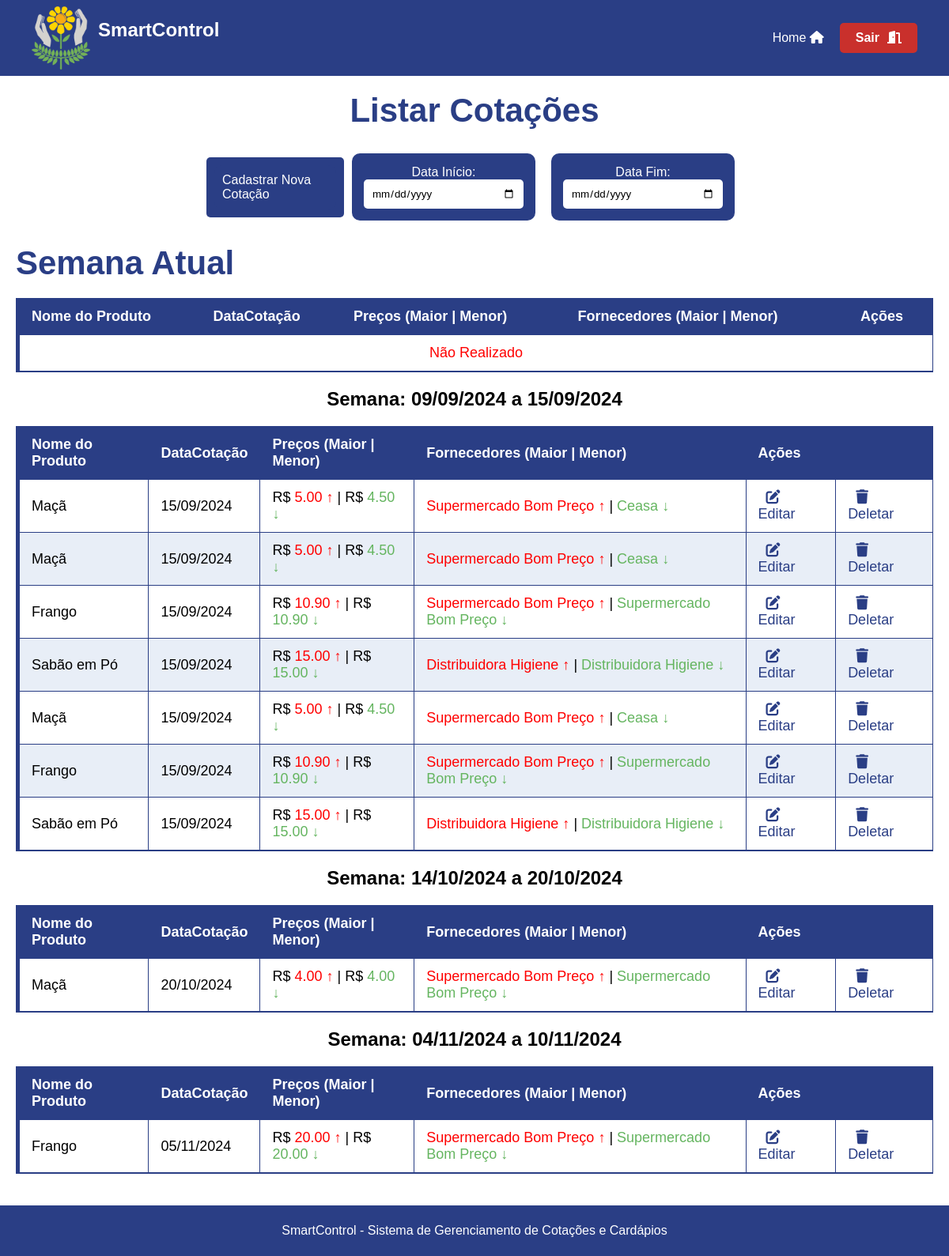
The page /assets/view/pages/cotacoes/listarCotacoes/listarCotacoes.php (signed in) on the database its author committed.
### tables this page shows
CREATE TABLE `produtos` (
  `id` int(11) NOT NULL,
  `nome` varchar(100) NOT NULL,
  `categoria` varchar(100) DEFAULT NULL,
  `unidade_medida` enum('CX','UN','KG','MC','SC','BDJ','CBÇ') NOT NULL,
  `data_criacao` timestamp NOT NULL DEFAULT current_timestamp()
);

CREATE TABLE `cotas` (
  `id` int(11) NOT NULL,
  `produto_id` int(11) NOT NULL,
  `fornecedor_id` int(11) NOT NULL,
  `preco_unitario` decimal(10,2) NOT NULL,
  `quantidade` decimal(10,2) NOT NULL,
  `data_cotacao` date NOT NULL
);

CREATE TABLE `fornecedores` (
  `id` int(11) NOT NULL,
  `nome` varchar(100) NOT NULL,
  `endereco` varchar(255) DEFAULT NULL,
  `telefone` varchar(15) DEFAULT NULL,
  `whatsapp` varchar(15) DEFAULT NULL,
  `email` varchar(100) DEFAULT NULL,
  `ramo_atuacao` varchar(100) DEFAULT NULL,
  `data_criacao` timestamp NOT NULL DEFAULT current_timestamp()
);

### assets/model/Usuario.php (called while the page is built, shortened)
<?php
abstract class Usuario {
    protected $tipo_usuario;
    public function getTipoUsuario() {
        return $this->tipo_usuario;
    }
}
?>

### assets/model/pdo/DataBase.php (called while the page is built, shortened)
<?php
class Database {
    private $host = 'localhost';
    private $dbname = 'sistema_apae';
    private $username = 'root';
    private $password = '';
    public $conn;
    public function __construct()
    {
        try {
            $this->conn = new PDO("mysql:host=$this->host;dbname=$this->dbname", $this->username, $this->password);
            $this->conn->setAttribute(PDO::ATTR_ERRMODE, PDO::ERRMODE_EXCEPTION);
        } catch (PDOException $exception) {
            echo "Erro na conexão: " . $exception->getMessage();
        }
    }
    public function read($table, $columns = "*", $id = null) {
        $sql = "SELECT $columns FROM $table";
        try {
            $stmt = $this->conn->prepare($sql);
            $stmt->execute();
            return $stmt->fetchAll(PDO::FETCH_ASSOC);
        } catch (PDOException $exception) {
            echo "Erro ao ler: " . $exception->getMessage();
            return false;
        }
    }
}
?>

### assets/controller/userController.php (called while the page is built, shortened)
<?php
require_once __DIR__ . '/../model/Usuario.php';
require_once __DIR__ . '/../model/pdo/DataBase.php';
class ControladorUsuarios
{
    private $banco;
    public function __construct() {
        $this->banco = new DataBase;
    }
    public function obterPermissoes($tipo_usuario) {
        $conn = $this->banco->conn;
        $sql = "SELECT * FROM permissoes WHERE tipo_usuario = :tipo_usuario";
        $stmt = $conn->prepare($sql);
        $stmt->bindParam(":tipo_usuario", $tipo_usuario);
        $stmt->execute();
        $permissoes = $stmt->fetch(PDO::FETCH_ASSOC);
        return $permissoes;
    }
}
?>

### assets/model/utils.php (called while the page is built)
<?php
require_once __DIR__ . "/../controller/userController.php";
function verificarPermissao($tipo_usuario, $acao) {
    $controler = new ControladorUsuarios();
    $permissoes = $controler->obterPermissoes($tipo_usuario);
    return isset($permissoes[$acao]) && $permissoes[$acao] == 1;
}
?>

### assets/model/Cotas.php (called while the page is built, shortened)
<?php
class Cota {
    private $id;
    private $produtoId;
    private $fornecedorId;
    private $precoUnitario;
    private $dataCotacao;
    public function __construct($id, $produtoId, $fornecedorId, $precoUnitario, $quantidade, $dataCotacao) {
        $this->id = $id;
        $this->produtoId = $produtoId;
        $this->fornecedorId = $fornecedorId;
        $this->precoUnitario = $precoUnitario;
        $this->dataCotacao = $dataCotacao;
    }
    public function getId() {
        return $this->id;
    }
    public function getProdutoId() {
        return $this->produtoId;
    }
    public function getFornecedorId() {
        return $this->fornecedorId;
    }
    public function getPrecoUnitario() {
        return $this->precoUnitario;
    }
    public function getDataCotacao() {
        return $this->dataCotacao;
    }
}
?>

### assets/controller/cotacaoController.php (called while the page is built, shortened)
<?php
require_once __DIR__ . '/../model/pdo/DataBase.php';
require_once __DIR__ . '/../model/Cotas.php';
class ControladorCotacao {
    private $bd;
    public function __construct() {
        $this->bd = new Database();
    }
    public function verCotas() {
        $todasCotas = $this->bd->read("cotas");
        $arr = [];
        foreach($todasCotas as $cota) {
            $novaCota = new Cota($cota['id'], $cota['produto_id'], $cota['fornecedor_id'], $cota['preco_unitario'], $cota['quantidade'], $cota['data_cotacao']);
            $arr[] = $novaCota;
        }
        return $arr;
    }
}
?>

### assets/controller/produtoController.php (called while the page is built, shortened)
<?php
require_once __DIR__ . '/../model/pdo/DataBase.php';
require_once __DIR__ .'/../model/produto.php';
class ControladorProdutos{
    private $bd;
    public function __construct() {
        $this->bd = new Database();
    }
    public function verProdutos(){
        $todosProdutos = $this->bd->read("produtos");
        $arr = [];
        foreach($todosProdutos as $produto){
            $novoProduto = new Produto($produto['id'], $produto['nome'], $produto['categoria'], $produto['unidade_medida'], $produto['data_criacao']);
            $arr[] = $novoProduto;
        }
        return $arr;
    }
}
?>

### assets/model/Produto.php (called while the page is built, shortened)
<?php
class Produto {
    private $nome;
    public function __construct($id, $nome, $categoria, $un, $dt_criacao) {
        $this->nome = $nome;
    }
    public function getNome() {
        return $this->nome;
    }
}
?>

### assets/controller/fornecedorController.php (called while the page is built, shortened)
<?php
require_once __DIR__ . '/../model/pdo/DataBase.php';
require_once __DIR__ . '/../model/Fornecedor.php';
class ControladorFornecedor{
    private $bd;
    public function __construct() {
        $this->bd = new Database();
    }
    public function verFornecedor(){
        $todosFornecedores = $this->bd->read("fornecedores");
        $arr = [];
        foreach($todosFornecedores as $fornecedor){
            $novoFornecedor = new Fornecedor($fornecedor['id'], $fornecedor['nome'],$fornecedor['endereco'], $fornecedor['telefone'], $fornecedor['whatsapp'], $fornecedor['email'], $fornecedor['ramo_atuacao'], $fornecedor['data_criacao']);
            $arr[] = $novoFornecedor;
        }
        return $arr;
    }
    public function verFornecedorPorId($id) {
        $fornecedores = $this->verFornecedor();
        foreach ($fornecedores as $fornecedor) {
            if ($fornecedor->getId() == $id) {
                return $fornecedor;
            }
        }
        return null;
    }
}
?>

### assets/model/Fornecedor.php (called while the page is built, shortened)
<?php
class Fornecedor {
    private $id;
    private $nome;
    public function __construct($id, $nome, $endereco, $telefone, $whatsapp, $email, $ramo_atuacao, $data_criacao) {
        $this->id = $id;
        $this->nome = $nome;
    }
    public function getId() {
        return $this->id;
    }
    public function getNome() {
        return $this->nome;
    }
}
?>

### assets/view/pages/cotacoes/listarCotacoes/listarCotacoes.php (the view, shortened to what this page needs)
<?php
require_once __DIR__ . '/../../../../controller/cotacaoController.php';
require_once __DIR__ . '/../../../../controller/produtoController.php';
require_once __DIR__ . '/../../../../controller/fornecedorController.php';
require_once __DIR__ . "/../../../../controller/pageController.php";
require_once __DIR__ . "/../../../../controller/userController.php";
require_once __DIR__ . "/../../../../model/utils.php";
$controladorCotacao = new ControladorCotacao();
$cotas = $controladorCotacao->verCotas();
$user = $_SESSION['user'];
$tipo_usuario = $user->getTipoUsuario();
$podeGerenciarCotacoes = verificarPermissao($tipo_usuario, 'gerenciar_cotacoes');
function calcularMaiorMenorPreco($cotas) {
    $resultados = [];
    foreach ($cotas as $cotacao) {
        $produtoId = $cotacao->getProdutoId();
        $preco = $cotacao->getPrecoUnitario();
        $fornecedorId = $cotacao->getFornecedorId();
        if (!isset($resultados[$produtoId])) {
            $resultados[$produtoId] = [
                "maior_preco" => $preco,
                "menor_preco" => $preco,
                "fornecedor_maior" => $fornecedorId,
                "fornecedor_menor" => $fornecedorId
            ];
        } else {
            if ($preco > $resultados[$produtoId]["maior_preco"]) {
                $resultados[$produtoId]["maior_preco"] = $preco;
                $resultados[$produtoId]["fornecedor_maior"] = $fornecedorId;
            }
            if ($preco < $resultados[$produtoId]["menor_preco"]) {
                $resultados[$produtoId]["menor_preco"] = $preco;
                $resultados[$produtoId]["fornecedor_menor"] = $fornecedorId;
            }
        }
    }
    return $resultados;
}
function construirTabelas($cotas) {
    $semanas = [];
    foreach ($cotas as $cota) {
        $dataCotacao = new DateTime($cota->getDataCotacao());
        $semanaInicio = clone $dataCotacao;
        $semanaInicio->modify('monday this week');
        $semanaFim = clone $semanaInicio;
        $semanaFim->modify('sunday this week');
        $semana = $semanaInicio->format("d/m/Y") . " a " . $semanaFim->format("d/m/Y");
        if (!isset($semanas[$semana])) {
            $semanas[$semana] = [];
        }
        $semanas[$semana][] = $cota;
    }
    foreach ($semanas as $semana => $cotasDaSemana) {
        echo "<h2>Semana: $semana</h2>";
        echo "<table border='1'>";
        echo '
        <thead>
            <tr>
                <th>Nome do Produto</th>
                <th>DataCotação</th>
                <th>Preços (Maior | Menor)</th>
                <th>Fornecedores (Maior | Menor)</th>
                <?php if ($podeGerenciarCotacoes): ?>
                <th colspan="2">Ações</th>
                <?php endif; ?>
            </tr>
        </thead>';
        foreach ($cotasDaSemana as $cotacao) {
            $produtoId = $cotacao->getProdutoId();
            $controladorProduto = new ControladorProdutos();
            $controladorFornecedor = new ControladorFornecedor();
            $produtoNome = '';
            $user = $_SESSION['user'];
            $tipo_usuario = $user->getTipoUsuario();
            $podeGerenciarCotacoes = verificarPermissao($tipo_usuario, 'gerenciar_cotacoes');
            $precosFiltrados = calcularMaiorMenorPreco($cotasDaSemana);
            $maiorPreco = $precosFiltrados[$produtoId]['maior_preco'];
            $menorPreco = $precosFiltrados[$produtoId]['menor_preco'];
            $fornecedorMaiorPreco = $controladorFornecedor->verFornecedorPorId($precosFiltrados[$produtoId]['fornecedor_maior'])->getNome();
            $fornecedorMenorPreco = $controladorFornecedor->verFornecedorPorId($precosFiltrados[$produtoId]['fornecedor_menor'])->getNome();
            foreach ($controladorProduto->verProdutos() as $produto) {
                if ($produtoId == $produto->getId()) {
                    $produtoNome = $produto->getNome();
                }
            }
            $dataCotacao = date("d/m/Y", strtotime($cotacao->getDataCotacao()));
            echo "<tr>";
            echo "<td>{$produtoNome}</td>";
            echo "<td>{$dataCotacao}</td>";
            echo "<td>R$ <span class='maior-preco'>{$maiorPreco} ↑</span> | R$ <span class='menor-preco'>{$menorPreco} ↓</span></td>";
            echo "<td> <span class='maior-preco'>{$fornecedorMaiorPreco} ↑</span> | <span class='menor-preco'>{$fornecedorMenorPreco} ↓</span></td>";
            if ($podeGerenciarCotacoes) {
                echo "<td> <a href='../editarCotacoes/editCotacoes.php?id={$cotacao->getId()}'class='acao-editar'><i class='fas fa-edit'></i> Editar </a></td>";
                echo "<td> <a href='../deletarCotacoes/delCotacoes.php?id={$cotacao->getId()}'class='acao-deletar'><i class='fas fa-trash'></i> Deletar </a></td>";
            }
            echo "</tr>";
        }
        echo "</table>";
    }
}
?>
<!DOCTYPE html>
<html lang="pt-BR">
<head>
    <link rel="stylesheet" href="../../styles/ListarStyle.css">
    <link rel="stylesheet" href="https://cdnjs.cloudflare.com/ajax/libs/font-awesome/6.0.0-beta3/css/all.min.css">
</head>
<body>
<main>
    <h1>Listar Cotações</h1>
    <section class="search">
        <?php if ($podeGerenciarCotacoes): ?>
            <section class="add-quote">
                <a href="../cadastrarCotacoes/cadCotacoes.php" class="add-quote-btn">Cadastrar Nova Cotação</a>
            </section>
                <?php endif; ?>
            <section class="input-filter-date">
                <label for="dataInicio">Data Início:</label>
                <input type="date" id="dataInicio" name="dataInicio">
            </section>
            <section class="input-filter-date">
                <label for="dataFim">Data Fim:</label>
                <input type="date" id="dataFim" name="dataFim">
            </section>
    </section>
    <table>
        <thead>
            <?php if (!isset($cotasFiltradas)): ?>
                <h1 class="table-title">Semana Atual</h1>
            <?php endif; ?>
            <tr>
                <th>Nome do Produto</th>
                <th>DataCotação</th>
                <th>Preços (Maior | Menor)</th>
                <th>Fornecedores (Maior | Menor)</th>
                <?php if ($podeGerenciarCotacoes): ?>
                <th colspan="2">Ações</th>
                <?php endif; ?>
            </tr>
        </thead>
        <tbody class="tablecotacaoatual">
        </tbody>
    </table>
    <?php
        if(!isset($cotasFiltradas)){
            construirTabelas($cotas);
        }
    ?>
</main>
</body>
</html>

### assets/view/pages/styles/ListarStyle.css (style rules this page uses)
h1 { width: 100%; color: var(--darkblue); text-align: center; margin-bottom: 20px; font-size: 42px; }
body { height: 100vh; }
main { display: flex; justify-content: center; align-items: center; flex-direction: column; padding: 20px; min-height: 80vh; }
.table-title { width: 100%; text-align: left !important; margin: 0; }
table { width: 100%; border-collapse: collapse; margin: 20px; font-size: 18px; text-align: left; }
table thead tr { background-color: var(--darkblue); color: var(--white); text-align: left; font-weight: bold; border-left: 5px solid var(--darkblue); }
table th, table td { padding: 12px 15px; border: 1px solid var(--darkblue); }
table tbody tr { border-bottom: 1px solid var(--darkblue); border-left: 5px solid var(--darkblue); }
table tbody tr:nth-of-type(even) { background-color: var(--lightwhite); }
table tbody tr:last-of-type { border-bottom: 2px solid var(--darkblue); }
.search { width: 100%; display: flex; align-items: center; justify-content: center; margin-bottom: 20px; }
.search .input-filter-date { width: 20%; margin: 10px; padding: 15px; background: var(--darkblue); border-radius: 10px; display: flex; flex-direction: column; align-items: center; color: var(--white); }
.search .input-filter-date input { width: 100%; padding: 10px; border: none; border-radius: 5px; }
.add-quote, .add-product, .add-user { width: 15%; padding: 10px; background: var(--darkblue); border-radius: 5px; display: flex; flex-direction: column; align-items: center; color: var(--white); }
.add-quote-btn, .add-product-btn, .add-user-btn { padding: 10px 10px; background: var(--darkblue); color: var(--white); border: none; border-radius: 10px; cursor: pointer; transition: background-color 0.3s ease; text-decoration: none; }
table tbody td a { padding: 5px 10px; border-radius: 4px; color: var(--darkblue); text-decoration: none; transition: background-color 0.3s ease; }
.maior-preco { color: var(--red); }
.menor-preco { color: var(--green); }

### assets/view/pages/global.css (style rules this page uses)
* { margin: 0; padding: 0; box-sizing: border-box; font-family: 'Arial', sans-serif; }
:root { --yellow: #fbde04; --lightyellow: #f9e79f; --lightgray: #bebcaf; --orange: #fdb813; --darkblue: #2a3e85; --green: #65b560; --lightblue: #3e9bd4; --superlightblue: #d0e1f9; --red: #ff0000; --darkred: #c9302c; --white: #ffffff; --black: #000000; --darkgray: #333333; --lightwhite:#e8eef7; --superdarkblue: #324a89; --gray: #555555; }

### rows shown on the page
produtos: nome "Maçã"
cotas: data_cotacao "15/09/2024"
cotas: preco_unitario "5.00", produto.nome "Maçã", data_cotacao "15/09/2024", menorPreco "4.50", fornecedorMaiorPreco "Supermercado Bom Preço", fornecedorMenorPreco "Ceasa"
fornecedores: nome "Supermercado Bom Preço"
cotas: produto.nome "Frango", data_cotacao "15/09/2024", maiorPreco "10.90", menorPreco "10.90", fornecedorMaiorPreco "Supermercado Bom Preço", fornecedorMenorPreco "Supermercado Bom Preço"
cotas: produto.nome "Sabão em Pó", data_cotacao "15/09/2024", fornecedorMaiorPreco "Distribuidora Higiene", fornecedorMenorPreco "Distribuidora Higiene"
cotas: produto "15.00", produto.nome "Sabão em Pó", data_cotacao "15/09/2024", fornecedorMaiorPreco "Distribuidora Higiene", fornecedorMenorPreco "Distribuidora Higiene"
cotas: produto.nome "Maçã", data_cotacao "15/09/2024", menorPreco "4.50", fornecedorMaiorPreco "Supermercado Bom Preço", fornecedorMenorPreco "Ceasa"
cotas: produto.nome "Frango", data_cotacao "15/09/2024", maiorPreco "10.90", menorPreco "10.90", fornecedorMaiorPreco "Supermercado Bom Preço", fornecedorMenorPreco "Supermercado Bom Preço"
cotas: produto.nome "Maçã", data_cotacao "20/10/2024", preco_unitario "4.00", fornecedorMaiorPreco "Supermercado Bom Preço", fornecedorMenorPreco "Supermercado Bom Preço"
cotas: data_cotacao "04/11/2024 a 10/11/2024", produto.nome "Frango", data_cotacao "05/11/2024", produto "20.00", fornecedorMaiorPreco "Supermercado Bom Preço", fornecedorMenorPreco "Supermercado Bom Preço"

### other values the page prints
$semana "09/09/2024 a 15/09/2024"
$menorPreco "4.50"
$fornecedorMenorPreco "Ceasa"
$semana "14/10/2024 a 20/10/2024"
